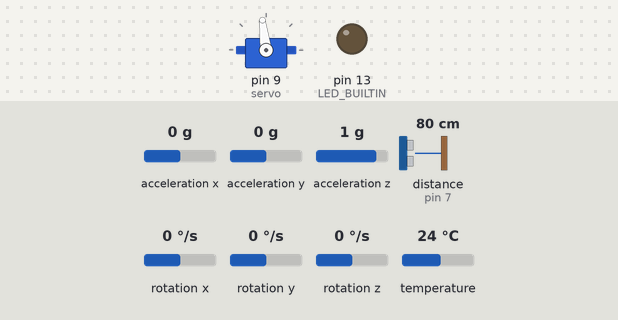
The sketch below on a simulated Arduino Mega 2560, built with avr-gcc and run on an emulated ATmega2560. Shown: servo, output pins drawn as LEDs (lit = HIGH). The inputs (shaded band) are chosen by the test bench; at power-on: rotation x 0 °/s, acceleration y 0 g, acceleration z 1 g, distance to the obstacle (sensor on pin 7) 80 cm, acceleration x 0 g, rotation y 0 °/s, rotation z 0 °/s, temperature 24 °C. The echo pulse lasts 58.3 µs per cm; what the sketch prints to the serial monitor is not drawn.

Above: at 4.8 s.
4.9 s: rotation x set to -100 °/s
At 5.06 s:
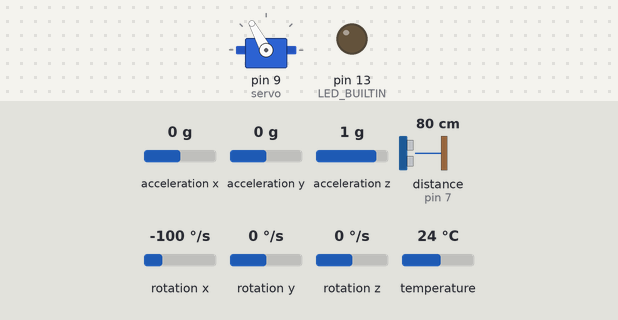
At 6.7 s:
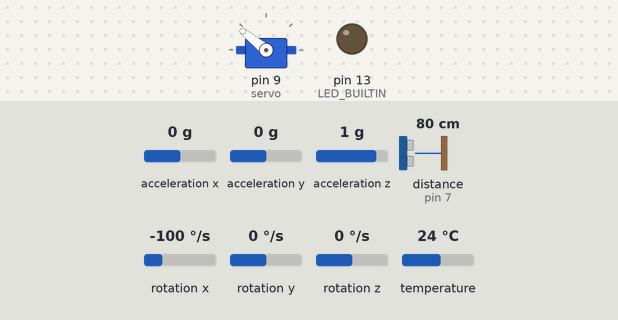
7.9 s: acceleration y set to 0.1 g
10.9 s: acceleration z set to 0 g
12.5 s: distance to the obstacle (sensor on pin 7) set to 2 cm
14.3 s: acceleration x set to -1.4 g
At 14.54 s:
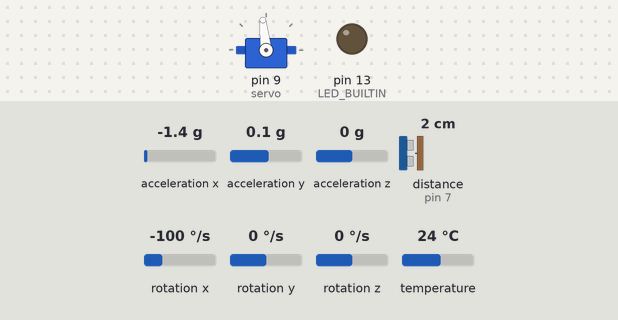
16.1 s: rotation x set to 100 °/s
At 17.5 s:
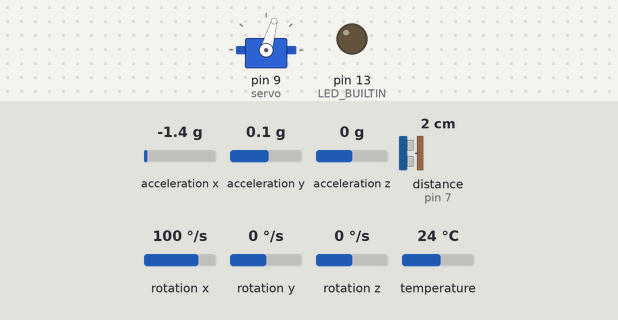
Timing chart, 0 to 20.1 s (numbered marks = the images above; inputs shaded):
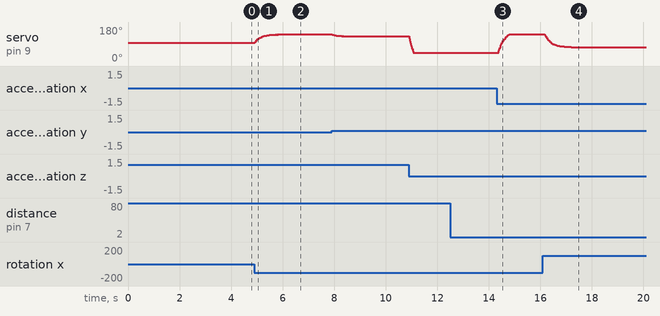

Measured:
- after the input at 12.5 s, every drawn part: stays the same
- after the input at 14.3 s, servo on pin 9 (servo): moves from 44° to 141° over 0.40 s, starting after 0.09 s

The sketch:

control_carrito_matlab_v2.ino
```cpp
/* V2: controlador discreto de posicion del carrito + control P del angulo de la barra.
 * HC-SR04: TRIG 6, ECHO 7. MPU6050 por I2C. Servo en 9.
 * Mantener la barra quieta al arrancar para calibrar el giroscopio.
 * MATLAB: "abcd" + referencia_cm + distancia_cm + servo_us (3 float32 LE).
 * Control y TX: 50 Hz. Sonar: una lectura cada 60 ms, retenida entre ecos.
 * distancia_cm = -1 indica falta de eco. No abrir el Monitor Serie.
 * LED encendido: fallo IMU, periodo excedido o trama omitida (queda latcheado).
 */
#include <Wire.h>
#include <Servo.h>
#include <NewPing.h>
#include <Adafruit_MPU6050.h>
#include <Adafruit_Sensor.h>
#include <math.h>

// -------- Parametros para modificar --------
const float REFERENCIA_CM = 17.0f; // Distancia deseada desde el sensor: medir.
// MATLAB: Tustin con Ts = 0.02 s. Incluye el filtro de la derivada.
// u[k] = COEF_A*u[k-1] + COEF_B0*e[k] + COEF_B1*e[k-1].
const float COEF_A = 0.600000f;
const float COEF_B0 = 52.563947f;
const float COEF_B1 = -51.936942f;
const float MAX_ANGULO = 15.0f;    // Limite de inclinacion de la barra.
const float KP_ANGULO = 20.0f;    // us / grado, ajustar primero este lazo.
// Ajustar el lazo de angulo de acuerdo con la planta usada en MATLAB.
// Calibracion de mover_servo.ino: comandos nominales, no angulos de barra.
const int ANGULO_SERVO_CERO = 7;
const int ANGULO_SERVO_MIN = -35; // -42 grados nominales respecto del cero.
const int ANGULO_SERVO_MAX = 81;  // +74 grados nominales respecto del cero.
// Reproduce Servo.write(comando + 90) con el attach() del ensayo.
const int PULSO_CENTRO = MIN_PULSE_WIDTH +
    (long)(ANGULO_SERVO_CERO + 90) * (MAX_PULSE_WIDTH - MIN_PULSE_WIDTH) / 180;
const int PULSO_MIN = 1000;
//const int PULSO_MAX = MIN_PULSE_WIDTH +
    //(long)(ANGULO_SERVO_MAX + 90) * (MAX_PULSE_WIDTH - MIN_PULSE_WIDTH) / 180;
const int PULSO_MAX = 2000;
const float CERO_IMU = 0.0f;      // Angulo del acelerometro con barra horizontal.
// +1 si angulo positivo hace AUMENTAR distancia; -1 si la hace disminuir.
const float SIGNO_POSICION = 1.0f;
// +1 si aumentar pulso AUMENTA angulo medido; -1 si lo disminuye.
const float SIGNO_SERVO = 1.0f;
const float ALFA = 0.92f; //
const unsigned long TS_US = 20000UL; // Si cambia, recalcular COEF_A, COEF_B0 y COEF_B1 en MATLAB.
const unsigned long SONAR_US = 60000UL;
// 16 bytes * 10 bits / 115200 = 1389 us; margen para llamadas e interrupciones.
const unsigned long RESERVA_TX_US = 2500UL;
static_assert(sizeof(float) == 4, "La trama requiere float32");
unsigned long siguienteControl;
unsigned long periodosExcedidos = 0, tramasOmitidas = 0;
unsigned long erroresIMU = 0;
float errorAnteriorControl = 0;
float salidaAnteriorControl = 0;
bool controladorInicializado = false;

Servo servo;
Adafruit_MPU6050 mpu;
NewPing sonar(6, 7, 35);          // Hasta 35 cm.
float angulo = 0, biasGyro = 0;
float distancia = 0;
float referenciaAngulo = 0;
bool distanciaValida = false;
int pulso = PULSO_CENTRO;
unsigned long ultimaIMU, ultimaPosicion;


float anguloAccel(const sensors_event_t &a) {
  // Mismo eje y expresion que en control_angulo.ino.
  return atan2(a.acceleration.y,
               sqrt(sq(a.acceleration.x) + sq(a.acceleration.z))) *
         180.0f / PI - CERO_IMU;
}

bool leerIMU(sensors_event_t &a, sensors_event_t &g, sensors_event_t &t) {
  // Core AVR (Uno/Nano/Mega): evitar una espera infinita ante ruido en I2C.
  Wire.clearWireTimeoutFlag();
  const bool ok = mpu.getEvent(&a, &g, &t);
  // getEvent de Adafruit no propaga todos los errores de lectura de Wire.
  if (!ok || Wire.getWireTimeoutFlag() ||
      !isfinite(a.acceleration.x) || !isfinite(a.acceleration.y) ||
      !isfinite(a.acceleration.z) || !isfinite(g.gyro.x)) {
    ++erroresIMU;
    digitalWrite(LED_BUILTIN, HIGH);
    return false;
  }
  return true;
}

void reiniciarControlador() {
  errorAnteriorControl = 0;
  salidaAnteriorControl = 0;
  controladorInicializado = false;
  referenciaAngulo = 0;
}

void actualizarAngulo() {
  unsigned long ahora = micros();
  // Se llama una sola vez por periodo de control.
  float dt = (ahora - ultimaIMU) * 1e-6f;
  ultimaIMU = ahora;
  sensors_event_t a, g, t;
  if (!leerIMU(a, g, t)) {
    reiniciarControlador();
    // Conservar el ultimo mando y reintentar en el siguiente periodo.
    return;
  }
  float velocidad = (g.gyro.x - biasGyro) * 180.0f / PI;
  angulo = ALFA * (angulo + velocidad * dt) + (1.0f - ALFA) * anguloAccel(a);

  // El controlador de posicion pide grados; este lazo entrega microsegundos.
  float mando = PULSO_CENTRO + SIGNO_SERVO * KP_ANGULO * (referenciaAngulo - angulo);
  pulso = (int)lroundf(constrain(mando, (float)PULSO_MIN, (float)PULSO_MAX));
  servo.writeMicroseconds(pulso);
}


void actualizarPosicion() {
  const unsigned long ahora = micros();
  if (ahora - ultimaPosicion >= SONAR_US) {
    ultimaPosicion = ahora;
    const unsigned int eco = sonar.ping(); // Timeout limitado por alcance de 40 cm.
    distanciaValida = (eco != 0);
    if (distanciaValida) {
      distancia = eco / 58.574f;
    }
  }

  if (!distanciaValida) {
    reiniciarControlador();
    return;
  }

  // Ejecutar cada 20 ms, reteniendo la ultima posicion entre ecos.
  const float error = REFERENCIA_CM - distancia;
  if (!controladorInicializado) {
    // Arranque o recuperacion sin golpe derivativo: u = Kp*error.
    errorAnteriorControl = error;
    salidaAnteriorControl = ((COEF_B0 + COEF_B1) / (1.0f - COEF_A)) * error;
    controladorInicializado = true;
  }

  const float salida = COEF_A * salidaAnteriorControl
                     + COEF_B0 * error
                     + COEF_B1 * errorAnteriorControl;
  errorAnteriorControl = error;
  // Guardar SIN recortar para conservar la dinamica del filtro.
  salidaAnteriorControl = salida;
  referenciaAngulo = SIGNO_POSICION * constrain(salida, -MAX_ANGULO, MAX_ANGULO);
}

void enviarRegistro(unsigned long limite) {
  const long restante = (long)(limite - micros());
  if (restante < (long)RESERVA_TX_US || Serial.availableForWrite() < 16) {
    ++tramasOmitidas;
    digitalWrite(LED_BUILTIN, HIGH);
    return; // No iniciar una trama que no entra en el tiempo disponible.
  }
  const float valores[] = {REFERENCIA_CM, distanciaValida ? distancia : -1.0f,
                          (float)pulso};
  Serial.write("abcd", 4);
  Serial.write(reinterpret_cast<const byte *>(valores), sizeof(valores));
  // No usar Serial.flush(): la UART transmite en segundo plano.
}
void setup() {
  Serial.begin(115200);
  pinMode(LED_BUILTIN, OUTPUT);
  Wire.begin();
  Wire.setWireTimeout(3000UL, true); // Por espera I2C; reinicia TWI al vencer.
  Wire.setClock(400000);
  if (!mpu.begin(0x68)) {
    digitalWrite(LED_BUILTIN, HIGH); // Error IMU: no mezclar texto con binario.
    while (true) delay(100);
  }
  mpu.setAccelerometerRange(MPU6050_RANGE_2_G);
  mpu.setGyroRange(MPU6050_RANGE_500_DEG);
  mpu.setFilterBandwidth(MPU6050_BAND_44_HZ);
  pulso = constrain(PULSO_CENTRO, PULSO_MIN, PULSO_MAX);
  servo.writeMicroseconds(pulso);
  servo.attach(9); // Mismo rango predeterminado que mover_servo.ino.
  delay(1000);

  sensors_event_t a, g, t;
  for (int i = 0; i < 500; i++) {
    if (!leerIMU(a, g, t)) {
      // No arrancar el control con una calibracion incompleta.
      while (true) delay(100); // Corregir conexion y reiniciar.
    }
    biasGyro += g.gyro.x;
    delay(3);
  }
  biasGyro /= 500;
  angulo = anguloAccel(a);
  ultimaIMU = micros();
  ultimaPosicion = ultimaIMU - SONAR_US; // Medir en el primer ciclo.
  siguienteControl = ultimaIMU + TS_US;
}

void loop() {
  const unsigned long ahora = micros();
  if ((long)(ahora - siguienteControl) < 0) return;
  siguienteControl += TS_US;
  // Si ya se perdio un periodo, no ejecutar rafagas de controles atrasados.
  if ((long)(ahora - siguienteControl) >= 0) {
    ++periodosExcedidos;
    digitalWrite(LED_BUILTIN, HIGH);
    siguienteControl = ahora + TS_US;
  }
  actualizarPosicion();
  actualizarAngulo();
  enviarRegistro(siguienteControl);
  if ((long)(micros() - siguienteControl) >= 0) {
    ++periodosExcedidos;
    digitalWrite(LED_BUILTIN, HIGH);
    siguienteControl = micros() + TS_US;
  }
}
```
